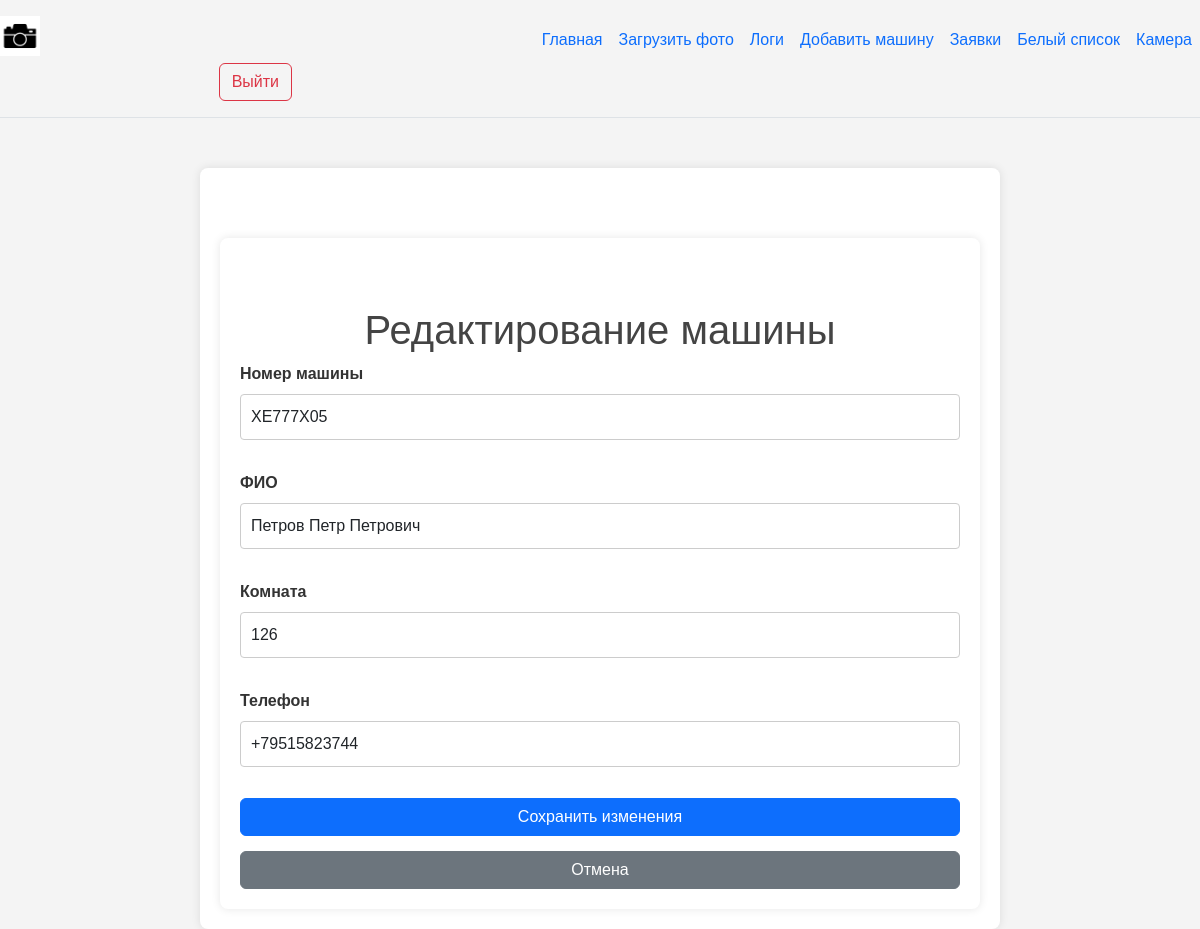
The app's page /edit_car/6 (signed in) with its own data.
### proj/test.py (models this page shows)
class Car(db.Model):
    id = db.Column(db.Integer, primary_key=True)
    plates = db.Column(db.String(20), unique=True, nullable=False)
    fio = db.Column(db.String(100), nullable=False)
    room = db.Column(db.String(10), nullable=False)
    phone = db.Column(db.String(15), nullable=False)

### proj/test.py (the view, shortened to what this page needs)
@app.route('/edit_car/<int:id>', methods=['GET', 'POST'])
@login_required
def edit_car(id):
    car = Car.query.get_or_404(id)
    return render_template('edit_car.html', car=car)

### proj/test.py (called while the page is built)
def login_required(f):
    @wraps(f)
    def decorated_function(*args, **kwargs):
        if 'user_id' not in session:
            flash('Пожалуйста, войдите в систему')
            return redirect(url_for('login'))
        return f(*args, **kwargs)
    return decorated_function

### proj/templates/edit_car.html (shortened to what this page needs)
{% extends 'base.html' %}
{% block body %}
    <div class="container">
        <h1 class="mt-5">Редактирование машины</h1>
        <form method="POST" action="{{ url_for('edit_car', id=car.id) }}">
            <div class="mb-3">
                <label for="plates" class="form-label">Номер машины</label>
                <input type="text" class="form-control" id="plates" name="plates" value="{{ car.plates }}" required>
            </div>
            <div class="mb-3">
                <label for="fio" class="form-label">ФИО</label>
                <input type="text" class="form-control" id="fio" name="fio" value="{{ car.fio }}" required>
            </div>
            <div class="mb-3">
                <label for="room" class="form-label">Комната</label>
                <input type="text" class="form-control" id="room" name="room" value="{{ car.room }}" required>
            </div>
            <div class="mb-3">
                <label for="phone" class="form-label">Телефон</label>
                <input type="text" class="form-control" id="phone" name="phone" value="{{ car.phone }}" required>
            </div>
            <button type="submit" class="btn btn-primary">Сохранить изменения</button>
            <a href="{{ url_for('whitelist') }}" class="btn btn-secondary">Отмена</a>
        </form>
    </div>
{% endblock %}

### proj/static/styles.css (style rules this page uses)
body { font-family: Arial, sans-serif; background-color: #f4f4f4; margin: 0; padding: 0; color: #333; }
.container { max-width: 800px; margin: 0 auto; padding: 20px; background-color: #fff; box-shadow: 0 0 10px rgba(0, 0, 0, 0.1); border-radius: 8px; margin-top: 50px; }
h1 { text-align: center; color: #444; }
a { color: #007bff; text-decoration: none; }
form { display: flex; flex-direction: column; gap: 15px; }
label { font-weight: bold; }
input[type="text"], input[type="password"], input[type="file"] { padding: 10px; border: 1px solid #ccc; border-radius: 4px; font-size: 16px; }
button { padding: 10px; background-color: #007bff; color: #fff; border: none; border-radius: 4px; cursor: pointer; font-size: 16px; }

### records on screen
Car: plates "XE777X05", fio "Петров Петр Петрович", room "126", phone "+79515823744"
